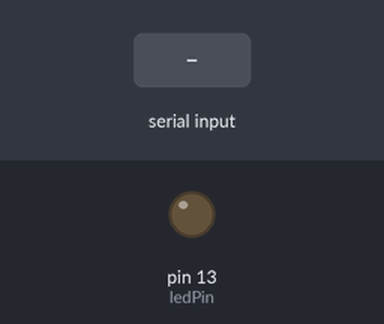
A sketch run on a simulated Arduino Uno, built with avr-gcc and run on an emulated ATmega328P. Parts: output pins drawn as LEDs (lit = HIGH). The inputs (shaded band) are chosen by the test bench.

Above: at 1.2 s.
1.3 s: "H" received over Serial
At 2.3 s:
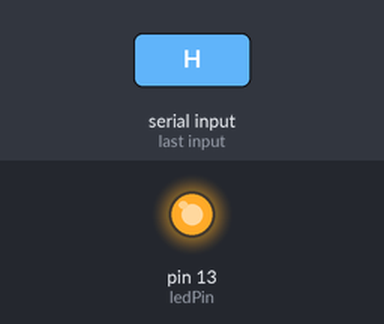
2.8 s: "L" received over Serial
At 3.5 s:
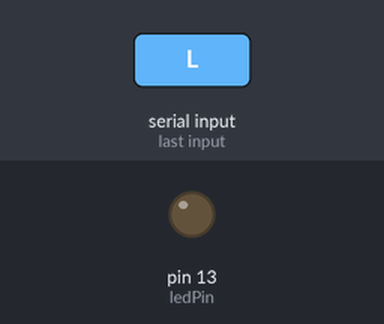
Timing chart, 0 to 5.8 s (numbered marks = the images above; inputs shaded):
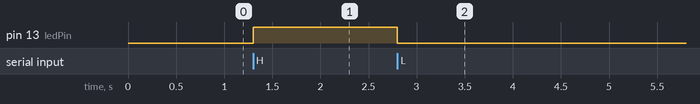

The sketch:

serialInput.ino
```cpp
const int ledPin=13; // 신호를 줄 핀
int inputByte;		 // 입력받을 신호

void setup()
{
  pinMode(13, OUTPUT);
  Serial.begin(9600);
}

void loop()
{
  //시리얼로 입력받아서 껐다켰다
  if(Serial.available()>0){
  	inputByte=Serial.read();
    if(inputByte=='H'){
    	digitalWrite(ledPin,HIGH);
    }
    if(inputByte=='L'){
    	digitalWrite(ledPin,LOW);
    }
  }
}
```

Measured:
- after the input at 1.3 s, pin 13 (ledPin): LOW → HIGH at once
- after the input at 2.8 s, pin 13 (ledPin): HIGH → LOW at once
